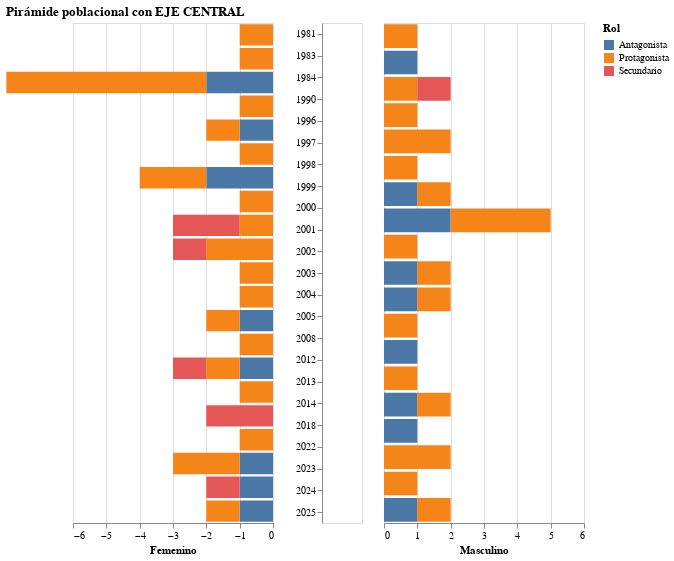

Source (notebook cell):
### Code cell
import altair as alt
import pandas as pd

# Cargar datos
df = pd.read_excel('/content/database_limpia_intento2.xlsx')

df['año'] = df['año'].astype(int)
df['roles'] = df['roles'].astype(str)
df['genero'] = df['genero'].astype(str)

# Conteos
df_count = df.groupby(['año','genero','roles']).size().reset_index(name='cantidad')

# Firmar negativos para mujeres
df_count['cantidad_signed'] = df_count.apply(
    lambda r: -r['cantidad'] if r['genero'] == 'Femenino' else r['cantidad'],
    axis=1
)

# --------------------------
# BLOQUE IZQUIERDO (Femenino)
# --------------------------
female = alt.Chart(df_count[df_count['genero']=='Femenino']).mark_bar().encode(
    x=alt.X('cantidad_signed:Q',
            title='Femenino',
            scale=alt.Scale(domain=[df_count['cantidad_signed'].min(), 0])),
    y=alt.Y('año:O', sort='ascending', title='', axis=None),
    color=alt.Color('roles:N', title='Rol')
).properties(width=200, height=500)

# ----------------------------------
# BLOQUE CENTRAL (EJE Y ÚNICO)
# ----------------------------------
middle = alt.Chart(df_count).transform_aggregate(
    count='count(*)',
    groupby=['año']
).mark_text(
    align='center',
    baseline='middle'
).encode(
    y=alt.Y('año:O', sort='ascending', title='')
).properties(
    width=40,  # ◈ ancho estrecho para que sea un eje central
    height=500
)

# ---------------------------
# BLOQUE DERECHO (Masculino)
# ---------------------------
male = alt.Chart(df_count[df_count['genero']=='Masculino']).mark_bar().encode(
    x=alt.X('cantidad:Q',
            title='Masculino',
            scale=alt.Scale(domain=[0, df_count['cantidad'].max()])),
    y=alt.Y('año:O', sort='ascending', title='', axis=None),
    color=alt.Color('roles:N', title='Rol')
).properties(width=200, height=500)

# ---------------------------
# UNIÓN FINAL
# ---------------------------
piramide_final = female | middle | male

piramide_final.properties(
    title='Pirámide poblacional con EJE CENTRAL'
)

### Figure 1 — Vega-Lite specification as saved in the notebook (floating-point values rounded to 4 significant figures)
{"config": {"view": {"continuousWidth": 300, "continuousHeight": 300}}, "hconcat": [{"data": {"name": "data-6e545afe1f381b35dfec7e32feb3ea2d"}, "mark": {"type": "bar"}, "encoding": {"color": {"field": "roles", "title": "Rol", "type": "nominal"}, "x": {"field": "cantidad_signed", "scale": {"domain": [-6, 0]}, "title": "Femenino", "type": "quantitative"}, "y": {"axis": null, "field": "año", "sort": "ascending", "title": "", "type": "ordinal"}}, "height": 500, "width": 200}, {"data": {"name": "data-d9540671afb300ab068eccb4273e3080"}, "mark": {"type": "text", "align": "center", "baseline": "middle"}, "encoding": {"y": {"field": "año", "sort": "ascending", "title": "", "type": "ordinal"}}, "height": 500, "transform": [{"aggregate": [{"op": "count", "field": "*", "as": "count"}], "groupby": ["año"]}], "width": 40}, {"data": {"name": "data-864ac88055110512c8d7be6d84b32578"}, "mark": {"type": "bar"}, "encoding": {"color": {"field": "roles", "title": "Rol", "type": "nominal"}, "x": {"field": "cantidad", "scale": {"domain": [0, 6]}, "title": "Masculino", "type": "quantitative"}, "y": {"axis": null, "field": "año", "sort": "ascending", "title": "", "type": "ordinal"}}, "height": 500, "width": 200}], "title": "Pirámide poblacional con EJE CENTRAL", "$schema": "https://vega.github.io/schema/vega-lite/v5.20.1.json", "datasets": {"data-6e545afe1f381b35dfec7e32feb3ea2d": [{"año": 1981, "genero": "Femenino", "roles": "Protagonista", "cantidad": 1, "cantidad_signed": -1}, {"año": 1983, "genero": "Femenino", "roles": "Protagonista", "cantidad": 1, "cantidad_signed": -1}, {"año": 1984, "genero": "Femenino", "roles": "Antagonista", "cantidad": 2, "cantidad_signed": -2}, {"año": 1984, "genero": "Femenino", "roles": "Protagonista", "cantidad": 6, "cantidad_signed": -6}, {"año": 1996, "genero": "Femenino", "roles": "Protagonista", "cantidad": 1, "cantidad_signed": -1}, {"año": 1997, "genero": "Femenino", "roles": "Antagonista", "cantidad": 1, "cantidad_signed": -1}, {"año": 1997, "genero": "Femenino", "roles": "Protagonista", "cantidad": 1, "cantidad_signed": -1}, {"año": 1998, "genero": "Femenino", "roles": "Protagonista", "cantidad": 1, "cantidad_signed": -1}, {"año": 1999, "genero": "Femenino", "roles": "Antagonista", "cantidad": 2, "cantidad_signed": -2}, {"año": 1999, "genero": "Femenino", "roles": "Protagonista", "cantidad": 2, "cantidad_signed": -2}, {"año": 2000, "genero": "Femenino", "roles": "Protagonista", "cantidad": 1, "cantidad_signed": -1}, {"año": 2001, "genero": "Femenino", "roles": "Protagonista", "cantidad": 1, "cantidad_signed": -1}, {"año": 2001, "genero": "Femenino", "roles": "Secundario", "cantidad": 2, "cantidad_signed": -2}, {"año": 2002, "genero": "Femenino", "roles": "Protagonista", "cantidad": 2, "cantidad_signed": -2}, {"año": 2002, "genero": "Femenino", "roles": "Secundario", "cantidad": 1, "cantidad_signed": -1}, {"año": 2003, "genero": "Femenino", "roles": "Protagonista", "cantidad": 1, "cantidad_signed": -1}, {"año": 2004, "genero": "Femenino", "roles": "Protagonista", "cantidad": 1, "cantidad_signed": -1}, {"año": 2005, "genero": "Femenino", "roles": "Antagonista", "cantidad": 1, "cantidad_signed": -1}, {"año": 2005, "genero": "Femenino", "roles": "Protagonista", "cantidad": 1, "cantidad_signed": -1}, {"año": 2008, "genero": "Femenino", "roles": "Protagonista", "cantidad": 1, "cantidad_signed": -1}, {"año": 2012, "genero": "Femenino", "roles": "Antagonista", "cantidad": 1, "cantidad_signed": -1}, {"año": 2012, "genero": "Femenino", "roles": "Protagonista", "cantidad": 1, "cantidad_signed": -1}, {"año": 2012, "genero": "Femenino", "roles": "Secundario", "cantidad": 1, "cantidad_signed": -1}, {"año": 2013, "genero": "Femenino", "roles": "Protagonista", "cantidad": 1, "cantidad_signed": -1}, {"año": 2014, "genero": "Femenino", "roles": "Secundario", "cantidad": 2, "cantidad_signed": -2}, {"año": 2018, "genero": "Femenino", "roles": "Protagonista", "cantidad": 1, "cantidad_signed": -1}, {"año": 2022, "genero": "Femenino", "roles": "Antagonista", "cantidad": 1, "cantidad_signed": -1}, {"año": 2022, "genero": "Femenino", "roles": "Protagonista", "cantidad": 2, "cantidad_signed": -2}, {"año": 2023, "genero": "Femenino", "roles": "Antagonista", "cantidad": 1, "cantidad_signed": -1}, {"año": 2023, "genero": "Femenino", "roles": "Secundario", "cantidad": 1, "cantidad_signed": -1}, {"año": 2024, "genero": "Femenino", "roles": "Antagonista", "cantidad": 1, "cantidad_signed": -1}, {"año": 2024, "genero": "Femenino", "roles": "Protagonista", "cantidad": 1, "cantidad_signed": -1}], "data-d9540671afb300ab068eccb4273e3080": [{"año": 1981, "genero": "Femenino", "roles": "Protagonista", "cantidad": 1, "cantidad_signed": -1}, {"año": 1981, "genero": "Masculino", "roles": "Protagonista", "cantidad": 1, "cantidad_signed": 1}, {"año": 1983, "genero": "Femenino", "roles": "Protagonista", "cantidad": 1, "cantidad_signed": -1}, {"año": 1983, "genero": "Masculino", "roles": "Antagonista", "cantidad": 1, "cantidad_signed": 1}, {"año": 1984, "genero": "Femenino", "roles": "Antagonista", "cantidad": 2, "cantidad_signed": -2}, {"año": 1984, "genero": "Femenino", "roles": "Protagonista", "cantidad": 6, "cantidad_signed": -6}, {"año": 1984, "genero": "Masculino", "roles": "Protagonista", "cantidad": 1, "cantidad_signed": 1}, {"año": 1984, "genero": "Masculino", "roles": "Secundario", "cantidad": 1, "cantidad_signed": 1}, {"año": 1990, "genero": "Masculino", "roles": "Protagonista", "cantidad": 1, "cantidad_signed": 1}, {"año": 1996, "genero": "Femenino", "roles": "Protagonista", "cantidad": 1, "cantidad_signed": -1}, {"año": 1996, "genero": "Masculino", "roles": "Protagonista", "cantidad": 2, "cantidad_signed": 2}, {"año": 1997, "genero": "Femenino", "roles": "Antagonista", "cantidad": 1, "cantidad_signed": -1}, {"año": 1997, "genero": "Femenino", "roles": "Protagonista", "cantidad": 1, "cantidad_signed": -1}, {"año": 1998, "genero": "Femenino", "roles": "Protagonista", "cantidad": 1, "cantidad_signed": -1}, {"año": 1998, "genero": "Masculino", "roles": "Protagonista", "cantidad": 1, "cantidad_signed": 1}, {"año": 1999, "genero": "Femenino", "roles": "Antagonista", "cantidad": 2, "cantidad_signed": -2}, {"año": 1999, "genero": "Femenino", "roles": "Protagonista", "cantidad": 2, "cantidad_signed": -2}, {"año": 2000, "genero": "Femenino", "roles": "Protagonista", "cantidad": 1, "cantidad_signed": -1}, {"año": 2000, "genero": "Masculino", "roles": "Antagonista", "cantidad": 1, "cantidad_signed": 1}, {"año": 2000, "genero": "Masculino", "roles": "Protagonista", "cantidad": 1, "cantidad_signed": 1}, {"año": 2001, "genero": "Femenino", "roles": "Protagonista", "cantidad": 1, "cantidad_signed": -1}, {"año": 2001, "genero": "Femenino", "roles": "Secundario", "cantidad": 2, "cantidad_signed": -2}, {"año": 2001, "genero": "Masculino", "roles": "Antagonista", "cantidad": 2, "cantidad_signed": 2}, {"año": 2001, "genero": "Masculino", "roles": "Protagonista", "cantidad": 3, "cantidad_signed": 3}, {"año": 2002, "genero": "Femenino", "roles": "Protagonista", "cantidad": 2, "cantidad_signed": -2}, {"año": 2002, "genero": "Femenino", "roles": "Secundario", "cantidad": 1, "cantidad_signed": -1}, {"año": 2003, "genero": "Femenino", "roles": "Protagonista", "cantidad": 1, "cantidad_signed": -1}, {"año": 2003, "genero": "Masculino", "roles": "Protagonista", "cantidad": 1, "cantidad_signed": 1}, {"año": 2004, "genero": "Femenino", "roles": "Protagonista", "cantidad": 1, "cantidad_signed": -1}, {"año": 2004, "genero": "Masculino", "roles": "Antagonista", "cantidad": 1, "cantidad_signed": 1}, {"año": 2004, "genero": "Masculino", "roles": "Protagonista", "cantidad": 1, "cantidad_signed": 1}, {"año": 2005, "genero": "Femenino", "roles": "Antagonista", "cantidad": 1, "cantidad_signed": -1}, {"año": 2005, "genero": "Femenino", "roles": "Protagonista", "cantidad": 1, "cantidad_signed": -1}, {"año": 2008, "genero": "Femenino", "roles": "Protagonista", "cantidad": 1, "cantidad_signed": -1}, {"año": 2008, "genero": "Masculino", "roles": "Antagonista", "cantidad": 1, "cantidad_signed": 1}, {"año": 2008, "genero": "Masculino", "roles": "Protagonista", "cantidad": 1, "cantidad_signed": 1}, {"año": 2012, "genero": "Femenino", "roles": "Antagonista", "cantidad": 1, "cantidad_signed": -1}, {"año": 2012, "genero": "Femenino", "roles": "Protagonista", "cantidad": 1, "cantidad_signed": -1}, {"año": 2012, "genero": "Femenino", "roles": "Secundario", "cantidad": 1, "cantidad_signed": -1}, {"año": 2012, "genero": "Masculino", "roles": "Protagonista", "cantidad": 1, "cantidad_signed": 1}, {"año": 2013, "genero": "Femenino", "roles": "Protagonista", "cantidad": 1, "cantidad_signed": -1}, {"año": 2013, "genero": "Masculino", "roles": "Antagonista", "cantidad": 1, "cantidad_signed": 1}, {"año": 2014, "genero": "Femenino", "roles": "Secundario", "cantidad": 2, "cantidad_signed": -2}, {"año": 2014, "genero": "Masculino", "roles": "Protagonista", "cantidad": 1, "cantidad_signed": 1}, {"año": 2018, "genero": "Femenino", "roles": "Protagonista", "cantidad": 1, "cantidad_signed": -1}, {"año": 2018, "genero": "Masculino", "roles": "Antagonista", "cantidad": 1, "cantidad_signed": 1}, {"año": 2018, "genero": "Masculino", "roles": "Protagonista", "cantidad": 1, "cantidad_signed": 1}, {"año": 2022, "genero": "Femenino", "roles": "Antagonista", "cantidad": 1, "cantidad_signed": -1}, {"año": 2022, "genero": "Femenino", "roles": "Protagonista", "cantidad": 2, "cantidad_signed": -2}, {"año": 2022, "genero": "Masculino", "roles": "Antagonista", "cantidad": 1, "cantidad_signed": 1}, {"año": 2023, "genero": "Femenino", "roles": "Antagonista", "cantidad": 1, "cantidad_signed": -1}, {"año": 2023, "genero": "Femenino", "roles": "Secundario", "cantidad": 1, "cantidad_signed": -1}, {"año": 2023, "genero": "Masculino", "roles": "Protagonista", "cantidad": 2, "cantidad_signed": 2}, {"año": 2024, "genero": "Femenino", "roles": "Antagonista", "cantidad": 1, "cantidad_signed": -1}, {"año": 2024, "genero": "Femenino", "roles": "Protagonista", "cantidad": 1, "cantidad_signed": -1}, {"año": 2024, "genero": "Masculino", "roles": "Protagonista", "cantidad": 1, "cantidad_signed": 1}, {"año": 2025, "genero": "Masculino", "roles": "Antagonista", "cantidad": 1, "cantidad_signed": 1}, {"año": 2025, "genero": "Masculino", "roles": "Protagonista", "cantidad": 1, "cantidad_signed": 1}], "data-864ac88055110512c8d7be6d84b32578": [{"año": 1981, "genero": "Masculino", "roles": "Protagonista", "cantidad": 1, "cantidad_signed": 1}, {"año": 1983, "genero": "Masculino", "roles": "Antagonista", "cantidad": 1, "cantidad_signed": 1}, {"año": 1984, "genero": "Masculino", "roles": "Protagonista", "cantidad": 1, "cantidad_signed": 1}, {"año": 1984, "genero": "Masculino", "roles": "Secundario", "cantidad": 1, "cantidad_signed": 1}, {"año": 1990, "genero": "Masculino", "roles": "Protagonista", "cantidad": 1, "cantidad_signed": 1}, {"año": 1996, "genero": "Masculino", "roles": "Protagonista", "cantidad": 2, "cantidad_signed": 2}, {"año": 1998, "genero": "Masculino", "roles": "Protagonista", "cantidad": 1, "cantidad_signed": 1}, {"año": 2000, "genero": "Masculino", "roles": "Antagonista", "cantidad": 1, "cantidad_signed": 1}, {"año": 2000, "genero": "Masculino", "roles": "Protagonista", "cantidad": 1, "cantidad_signed": 1}, {"año": 2001, "genero": "Masculino", "roles": "Antagonista", "cantidad": 2, "cantidad_signed": 2}, {"año": 2001, "genero": "Masculino", "roles": "Protagonista", "cantidad": 3, "cantidad_signed": 3}, {"año": 2003, "genero": "Masculino", "roles": "Protagonista", "cantidad": 1, "cantidad_signed": 1}, {"año": 2004, "genero": "Masculino", "roles": "Antagonista", "cantidad": 1, "cantidad_signed": 1}, {"año": 2004, "genero": "Masculino", "roles": "Protagonista", "cantidad": 1, "cantidad_signed": 1}, {"año": 2008, "genero": "Masculino", "roles": "Antagonista", "cantidad": 1, "cantidad_signed": 1}, {"año": 2008, "genero": "Masculino", "roles": "Protagonista", "cantidad": 1, "cantidad_signed": 1}, {"año": 2012, "genero": "Masculino", "roles": "Protagonista", "cantidad": 1, "cantidad_signed": 1}, {"año": 2013, "genero": "Masculino", "roles": "Antagonista", "cantidad": 1, "cantidad_signed": 1}, {"año": 2014, "genero": "Masculino", "roles": "Protagonista", "cantidad": 1, "cantidad_signed": 1}, {"año": 2018, "genero": "Masculino", "roles": "Antagonista", "cantidad": 1, "cantidad_signed": 1}, {"año": 2018, "genero": "Masculino", "roles": "Protagonista", "cantidad": 1, "cantidad_signed": 1}, {"año": 2022, "genero": "Masculino", "roles": "Antagonista", "cantidad": 1, "cantidad_signed": 1}, {"año": 2023, "genero": "Masculino", "roles": "Protagonista", "cantidad": 2, "cantidad_signed": 2}, {"año": 2024, "genero": "Masculino", "roles": "Protagonista", "cantidad": 1, "cantidad_signed": 1}, {"año": 2025, "genero": "Masculino", "roles": "Antagonista", "cantidad": 1, "cantidad_signed": 1}, {"año": 2025, "genero": "Masculino", "roles": "Protagonista", "cantidad": 1, "cantidad_signed": 1}]}}
